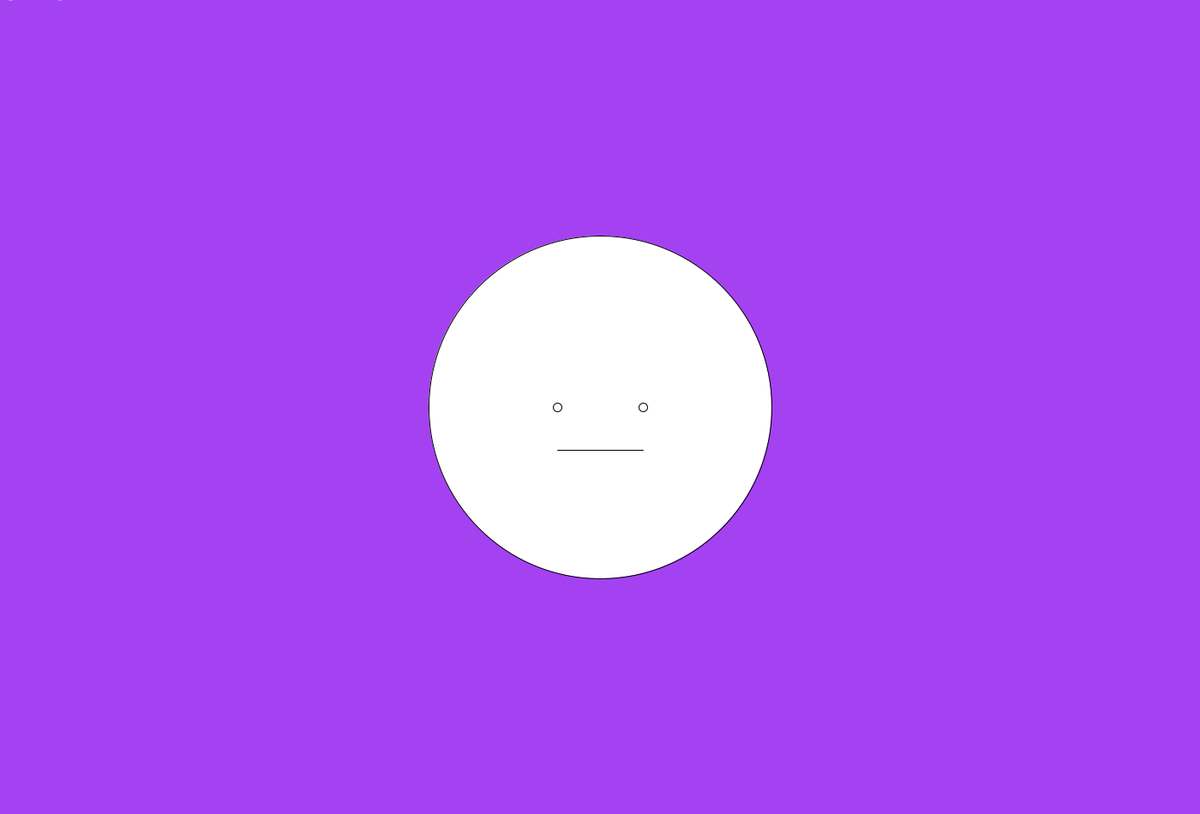
Frame 1 (no input)
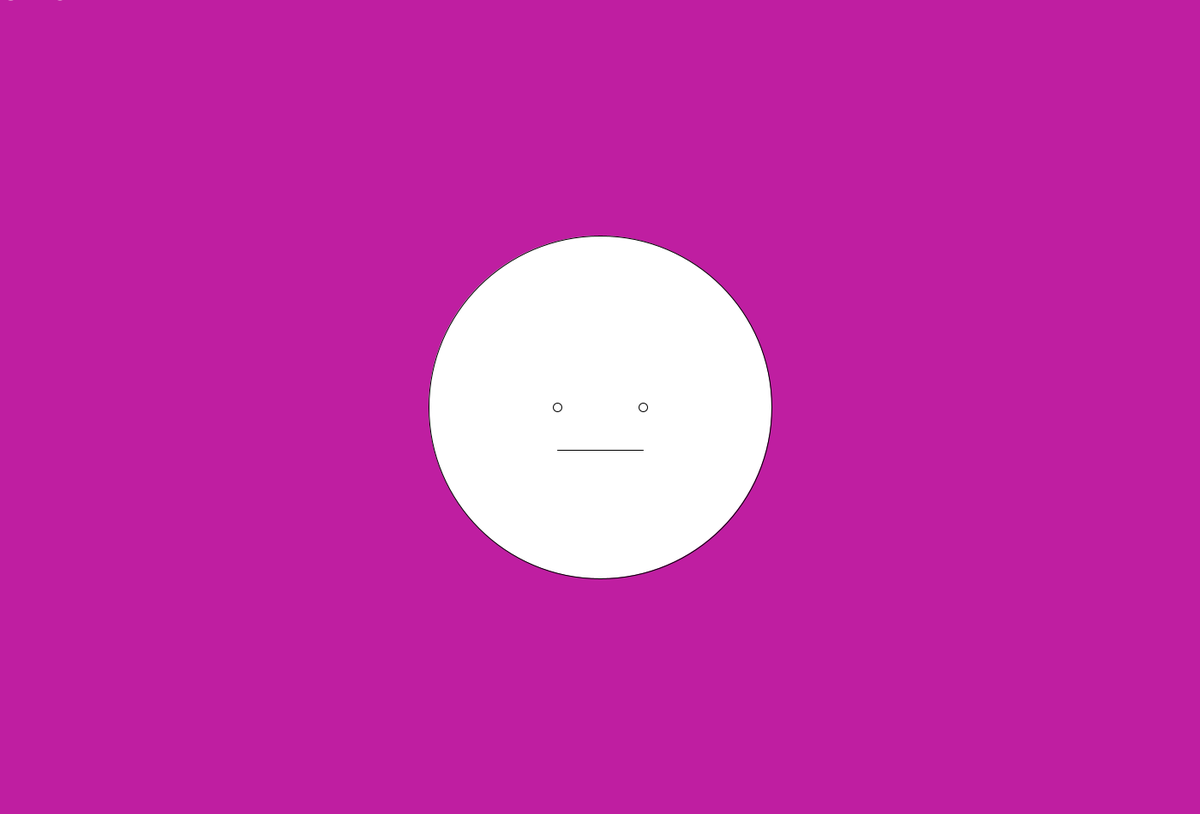
Frame 60 (the mouse pressed at the canvas centre just before this capture)
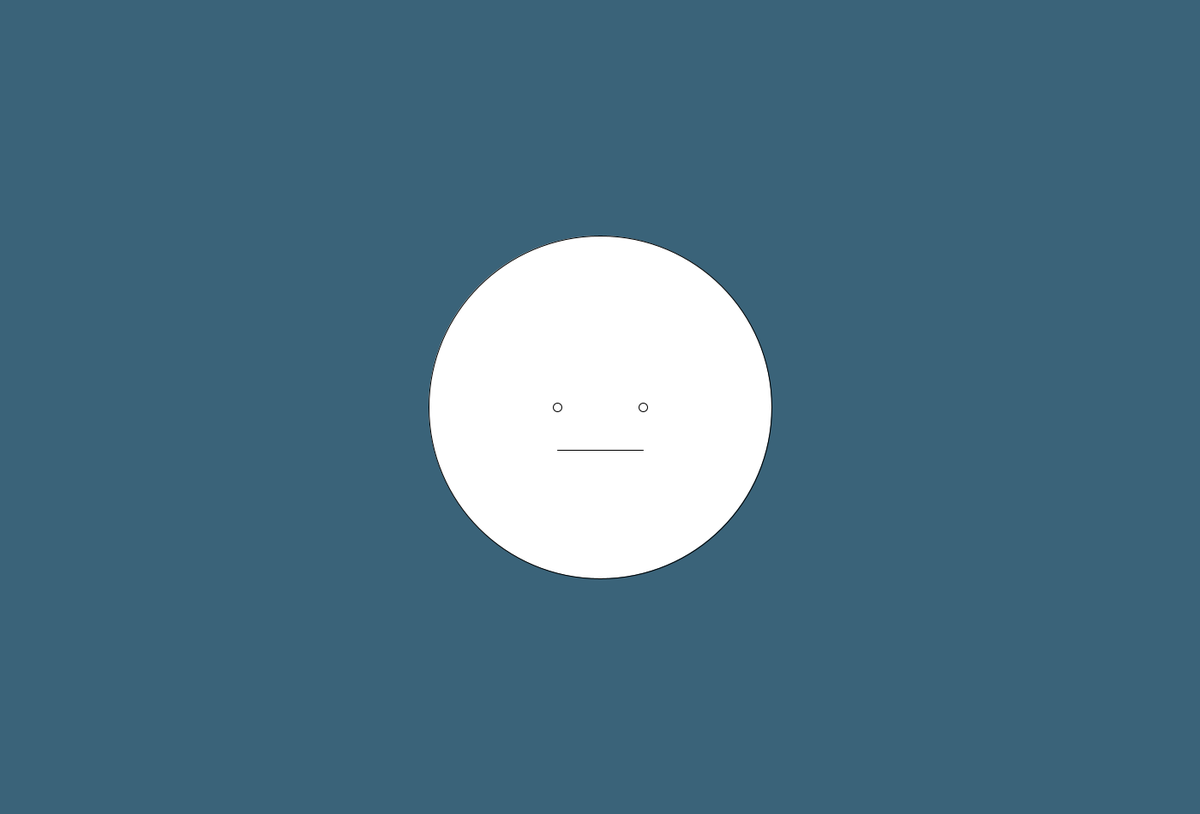
Frame 120 (the mouse held since frame 60 and released just before this capture)

The Processing sketch that drew these frames (run headless with seeded random() and noise(); from frame 60 on, the mouse is pressed at the canvas centre):

// Processing sketch: processing_62445
// ── processing_62445.pde

void setup()
{
  size(1400,950);
  smooth();
  frameRate(60);
  
}

void draw()
{
  background(random(255),random(255),random(255));
  ellipse(width/2,height/2,400,400);
  ellipse(650,height/2,10,10);
  ellipse(750,height/2,10,10);
  line(650,525,750,525);
  fill(255,255,255);
  textSize(36);
  text("GIT ON MEH",mouseX,mouseY);
}
